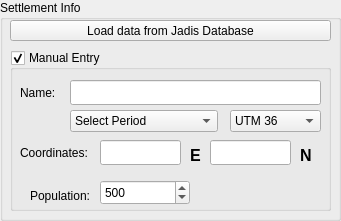
    <widget class="QGroupBox" name="site_info_group" >
     <property name="geometry" >
      <rect>
       <x>200</x>
       <y>10</y>
       <width>341</width>
       <height>221</height>
      </rect>
     </property>
     <property name="title" >
      <string>Settlement Info</string>
     </property>
     <widget class="QPushButton" name="load_Jadis" >
      <property name="geometry" >
       <rect>
        <x>10</x>
        <y>20</y>
        <width>321</width>
        <height>21</height>
       </rect>
      </property>
      <property name="toolTip" >
       <string>&lt;html>&lt;head>&lt;meta name="qrichtext" content="1" />&lt;style type="text/css">
p, li { white-space: pre-wrap; }
&lt;/style>&lt;/head>&lt;body style=" font-family:'Sans Serif'; font-size:9pt; font-weight:400; font-style:normal; text-decoration:none;">
&lt;p style=" margin-top:0px; margin-bottom:0px; margin-left:0px; margin-right:0px; -qt-block-indent:0; text-indent:0px;">Future Feature - use Manual Entry for now.&lt;/p>&lt;/body>&lt;/html></string>
      </property>
      <property name="text" >
       <string>Load data from Jadis Database</string>
      </property>
     </widget>
     <widget class="QGroupBox" name="manual_site_entry" >
      <property name="geometry" >
       <rect>
        <x>10</x>
        <y>50</y>
        <width>321</width>
        <height>161</height>
       </rect>
      </property>
      <property name="toolTip" >
       <string>&lt;html>&lt;head>&lt;meta name="qrichtext" content="1" />&lt;style type="text/css">
p, li { white-space: pre-wrap; }
&lt;/style>&lt;/head>&lt;body style=" font-family:'Sans Serif'; font-size:9pt; font-weight:400; font-style:normal; text-decoration:none;">
&lt;p style=" margin-top:0px; margin-bottom:0px; margin-left:0px; margin-right:0px; -qt-block-indent:0; text-indent:0px;">The information entered here will be inserted as Meta-Data into the resulting maps.  However, Name and Period are optional.&lt;/p>&lt;/body>&lt;/html></string>
      </property>
      <property name="title" >
       <string>Manual Entry</string>
      </property>
      <property name="checkable" >
       <bool>true</bool>
      </property>
      <property name="checked" >
       <bool>true</bool>
      </property>
      <widget class="QLabel" name="textLabel2_4" >
       <property name="geometry" >
        <rect>
         <x>10</x>
         <y>30</y>
         <width>41</width>
         <height>25</height>
        </rect>
       </property>
       <property name="text" >
        <string>Name:</string>
       </property>
       <property name="wordWrap" >
        <bool>false</bool>
       </property>
      </widget>
      <widget class="QLabel" name="textLabel2_5" >
       <property name="geometry" >
        <rect>
         <x>10</x>
         <y>90</y>
         <width>75</width>
         <height>25</height>
        </rect>
       </property>
       <property name="text" >
        <string>Coordinates:</string>
       </property>
       <property name="wordWrap" >
        <bool>false</bool>
       </property>
      </widget>
      <widget class="QLabel" name="label_6" >
       <property name="geometry" >
        <rect>
         <x>180</x>
         <y>90</y>
         <width>20</width>
         <height>31</height>
        </rect>
       </property>
       <property name="text" >
        <string>&lt;html>&lt;head>&lt;meta name="qrichtext" content="1" />&lt;style type="text/css">
p, li { white-space: pre-wrap; }
&lt;/style>&lt;/head>&lt;body style=" font-family:'Sans Serif'; font-size:9pt; font-weight:400; font-style:normal; text-decoration:none;">
&lt;p style=" margin-top:0px; margin-bottom:0px; margin-left:0px; margin-right:0px; -qt-block-indent:0; text-indent:0px;">&lt;span style=" font-size:12pt; font-weight:600;">E&lt;/span>&lt;/p>&lt;/body>&lt;/html></string>
       </property>
      </widget>
      <widget class="QLabel" name="label_22" >
       <property name="geometry" >
        <rect>
         <x>290</x>
         <y>90</y>
         <width>16</width>
         <height>31</height>
        </rect>
       </property>
       <property name="text" >
        <string>&lt;html>&lt;head>&lt;meta name="qrichtext" content="1" />&lt;style type="text/css">
p, li { white-space: pre-wrap; }
&lt;/style>&lt;/head>&lt;body style=" font-family:'Sans Serif'; font-size:9pt; font-weight:400; font-style:normal; text-decoration:none;">
&lt;p style=" margin-top:0px; margin-bottom:0px; margin-left:0px; margin-right:0px; -qt-block-indent:0; text-indent:0px;">&lt;span style=" font-size:12pt; font-weight:600;">N&lt;/span>&lt;/p>&lt;/body>&lt;/html></string>
       </property>
      </widget>
      <widget class="QLabel" name="label5" >
       <property name="geometry" >
        <rect>
         <x>20</x>
         <y>130</y>
         <width>65</width>
         <height>31</height>
        </rect>
       </property>
       <property name="text" >
        <string>Population:</string>
       </property>
       <property name="wordWrap" >
        <bool>false</bool>
       </property>
      </widget>
      <widget class="QComboBox" name="siteperiod" >
       <property name="geometry" >
        <rect>
         <x>60</x>
         <y>60</y>
         <width>148</width>
         <height>22</height>
        </rect>
       </property>
       <item>
        <property name="text" >
         <string>Select Period</string>
        </property>
       </item>
       <item>
        <property name="text" >
         <string>Early Bronze Age Ia</string>
        </property>
       </item>
       <item>
        <property name="text" >
         <string>Early Bronze Age Ib</string>
        </property>
       </item>
       <item>
        <property name="text" >
         <string>Early Bronze Age II</string>
        </property>
       </item>
       <item>
        <property name="text" >
         <string>Early Bronze Age III</string>
        </property>
       </item>
       <item>
        <property name="text" >
         <string>Early Bronze Age IV</string>
        </property>
       </item>
      </widget>
      <widget class="QComboBox" name="projection" >
       <property name="geometry" >
        <rect>
         <x>220</x>
         <y>60</y>
         <width>91</width>
         <height>22</height>
        </rect>
       </property>
       <item>
        <property name="text" >
         <string>UTM 36</string>
        </property>
       </item>
       <item>
        <property name="text" >
         <string>UTM 37</string>
        </property>
       </item>
       <item>
        <property name="text" >
         <string>Lat/Long</string>
        </property>
       </item>
      </widget>
      <widget class="QLineEdit" name="northing" >
       <property name="geometry" >
        <rect>
         <x>200</x>
         <y>90</y>
         <width>81</width>
         <height>25</height>
        </rect>
       </property>
       <property name="toolTip" >
        <string>&lt;html>&lt;head>&lt;meta name="qrichtext" content="1" />&lt;style type="text/css">
p, li { white-space: pre-wrap; }
&lt;/style>&lt;/head>&lt;body style=" font-family:'Sans Serif'; font-size:9pt; font-weight:400; font-style:normal; text-decoration:none;">
&lt;p style=" margin-top:0px; margin-bottom:0px; margin-left:0px; margin-right:0px; -qt-block-indent:0; text-indent:0px;">Northing (required)&lt;/p>&lt;/body>&lt;/html></string>
       </property>
      </widget>
      <widget class="QSpinBox" name="population" >
       <property name="geometry" >
        <rect>
         <x>90</x>
         <y>130</y>
         <width>90</width>
         <height>25</height>
        </rect>
       </property>
       <property name="toolTip" >
        <string>&lt;html>&lt;head>&lt;meta name="qrichtext" content="1" />&lt;style type="text/css">
p, li { white-space: pre-wrap; }
&lt;/style>&lt;/head>&lt;body style=" font-family:'Sans Serif'; font-size:9pt; font-weight:400; font-style:normal; text-decoration:none;">
&lt;p style=" margin-top:0px; margin-bottom:0px; margin-left:0px; margin-right:0px; -qt-block-indent:0; text-indent:0px;">Estimated population of the settlement (required)&lt;/p>&lt;/body>&lt;/html></string>
       </property>
       <property name="maximum" >
        <number>20000</number>
       </property>
       <property name="minimum" >
        <number>1</number>
       </property>
       <property name="singleStep" >
        <number>1</number>
       </property>
       <property name="value" >
        <number>500</number>
       </property>
      </widget>
      <widget class="QLineEdit" name="easting" >
       <property name="geometry" >
        <rect>
         <x>90</x>
         <y>90</y>
         <width>81</width>
         <height>25</height>
        </rect>
       </property>
       <property name="toolTip" >
        <string>&lt;html>&lt;head>&lt;meta name="qrichtext" content="1" />&lt;style type="text/css">
p, li { white-space: pre-wrap; }
&lt;/style>&lt;/head>&lt;body style=" font-family:'Sans Serif'; font-size:9pt; font-weight:400; font-style:normal; text-decoration:none;">
&lt;p style=" margin-top:0px; margin-bottom:0px; margin-left:0px; margin-right:0px; -qt-block-indent:0; text-indent:0px;">Easting (required)&lt;/p>&lt;/body>&lt;/html></string>
       </property>
      </widget>
      <widget class="QLineEdit" name="sitename" >
       <property name="geometry" >
        <rect>
         <x>60</x>
         <y>30</y>
         <width>251</width>
         <height>25</height>
        </rect>
       </property>
      </widget>
     </widget>
    </widget>
